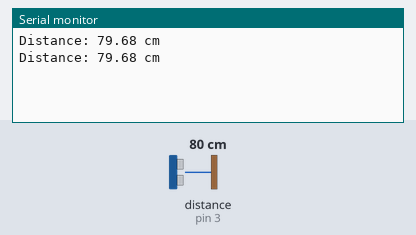
Bench run of a sketch on a simulated Arduino Uno, built with avr-gcc and run on an emulated ATmega328P. On the bench: the last lines printed to the serial monitor. Wiring (inferred from the names in the program): ultrasonic range finder: trigger pin 2; echo pin 3. The inputs (shaded band) are chosen by the test bench; at power-on: distance to the obstacle (sensor on pin 3) 80 cm. The echo pulse lasts 58.3 µs per cm.

Above: at 1.8 s.
1.9 s: distance to the obstacle (sensor on pin 3) set to 2 cm
At 2.8 s:
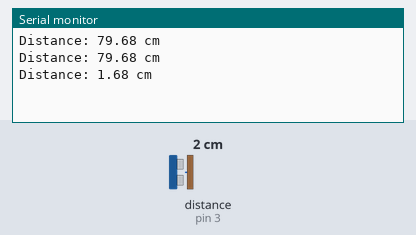
3.4 s: distance to the obstacle (sensor on pin 3) set to 4 cm
At 4.8 s:
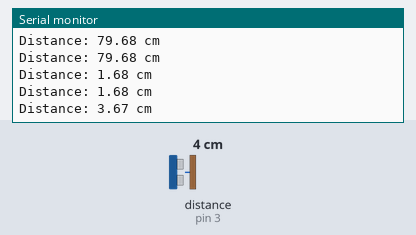
Timing chart, 0 to 6.4 s (numbered marks = the images above; inputs shaded):
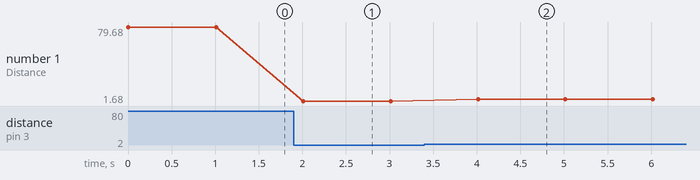

The sketch:

ultrasonic.ino
```cpp
// Define pins for the ultrasonic sensor
const int trigPin = 2;
const int echoPin = 3;

void setup() {
  Serial.begin(9600); // Initialize serial communication
  pinMode(trigPin, OUTPUT);
  pinMode(echoPin, INPUT);
}

void loop() {
  // Trigger a pulse to the ultrasonic sensor
  digitalWrite(trigPin, LOW);
  delayMicroseconds(2);
  digitalWrite(trigPin, HIGH);
  delayMicroseconds(10);
  digitalWrite(trigPin, LOW);

  // Measure the duration of the pulse from the echo pin
  long duration = pulseIn(echoPin, HIGH);

  // Calculate the distance in centimeters
  // (Speed of sound is approximately 343 meters/second or 29 microseconds per centimeter)
  float distance_cm = (duration / 2) * 0.0343;

  // Print the distance to the serial monitor
  Serial.print("Distance: ");
  Serial.print(distance_cm);
  Serial.println(" cm");

  // Add a delay before taking the next reading
  delay(1000); // Adjust the delay as needed
}
```

Measured:
- after the input at 1.9 s, the serial monitor: prints a new line after 0.11 s (image 1)
- after the input at 3.4 s, the serial monitor: prints a new line after 0.61 s (image 2)
- plotted number 1: 79.68 → 1.68 after the input at 1.9 s, 1.68 → 3.67 after the input at 3.4 s
